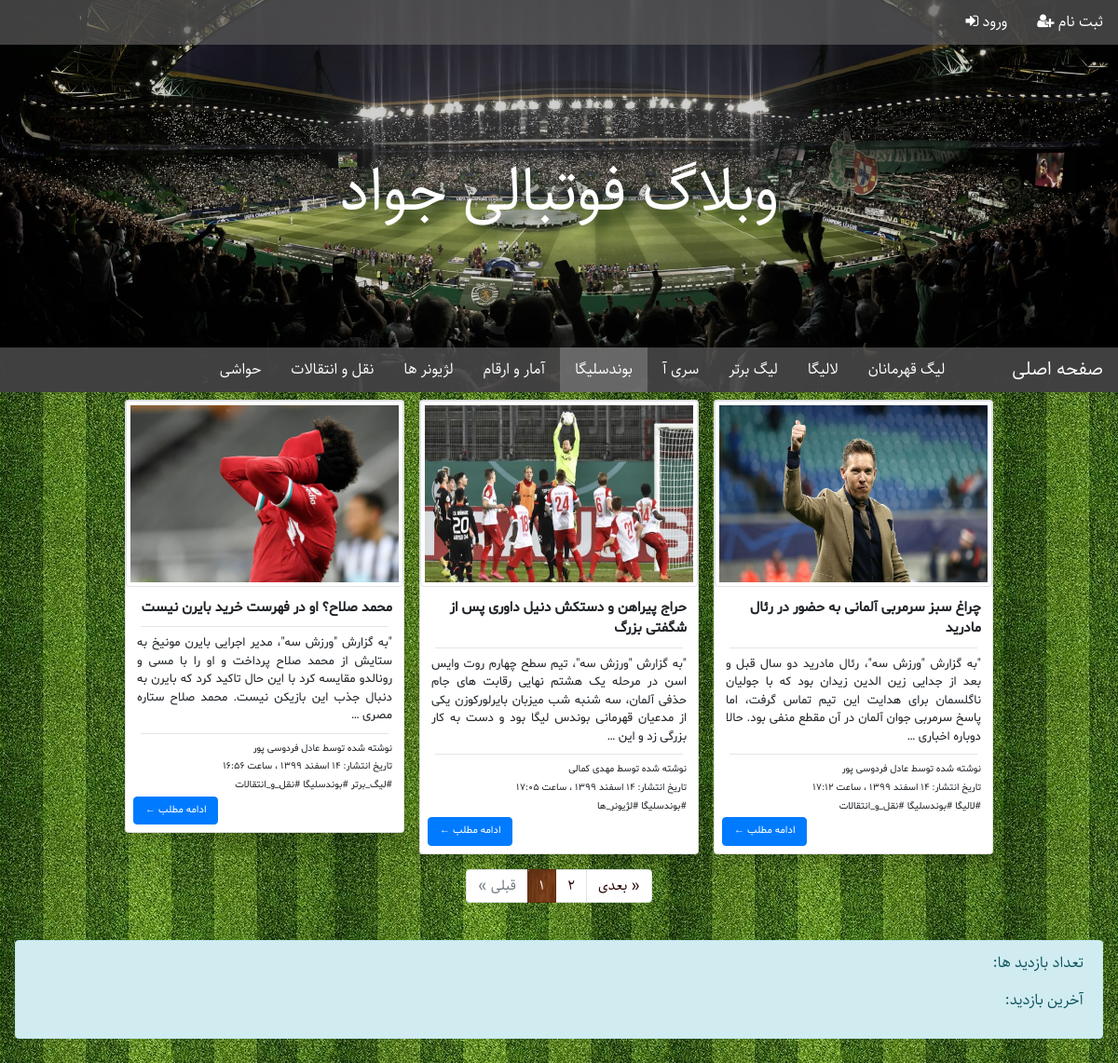
/football/category/Bundesliga, run on the app's committed database.
### football/models.py (models this page shows, shortened)
class Category(models.Model):
    name = models.CharField(max_length=100, unique=True, verbose_name='عنوان')
    slug = models.SlugField(max_length=100, unique=True, verbose_name='آدرس دسته بندی')
    position = models.IntegerField(verbose_name='جایگاه')
    class Meta:
        verbose_name = 'دسته بندی'
        verbose_name_plural = 'دسته بندی ها'
        ordering = ['position']

class Article(models.Model):
    STATUS_CHOICES = (
        ('D', 'پیش نویس'),
        ('P', 'منتشر شده')
    )
    title = models.CharField(max_length=100, verbose_name='عنوان')
    author = models.ForeignKey(UserProfile, on_delete=models.SET_NULL, null=True,
        related_name='articles', verbose_name='نویسنده')
    content = models.TextField(verbose_name='محتوا')
    thumbnail = models.ImageField(upload_to='images', verbose_name='تصویر')
    slug = models.SlugField(max_length=100, unique=True, verbose_name='آدرس مقاله')
    categories = models.ManyToManyField(Category, related_name='articles',
        verbose_name='دسته بندی ها')
    publish = models.DateTimeField(default=timezone.now, verbose_name='زمان انتشار')
    created = models.DateTimeField(auto_now_add=True)
    updated = models.DateTimeField(auto_now=True)
    status = models.CharField(max_length=1, choices=STATUS_CHOICES, verbose_name='وضعیت')
    class Meta:
        verbose_name = 'مقاله'
        verbose_name_plural = 'مقالات'
    def jpublish(self):
        return datetime_to_jalali_str(self.publish)
    jpublish.short_description = 'زمان انتشار'
    objects = ArticleManager()

class UserProfile(models.Model):
    user = models.OneToOneField(User, on_delete=models.CASCADE, related_name='profile')
    picture = models.ImageField(upload_to='profile_images', verbose_name='تصویر')
    birthday = models.DateField(verbose_name='تاریخ تولد')
    class Meta:
        verbose_name = 'نویسنده'
        verbose_name_plural = 'نویسندگان'
    def __str__(self):
        return '{} {}'.format(self.user.first_name, self.user.last_name)

### football/views.py (the view)
# urls.py: path('category/<slug:slug>', views.category, name='category'),
def category(request, slug):
    category_obj = get_object_or_404(Category, slug=slug)
    article_list = category_obj.articles.published()
    paginator = Paginator(article_list, 3)
    page_number = request.GET.get('page', 1)
    articles = paginator.get_page(page_number)
    context = {
        'articles': articles,
        'active': slug
    }
    return render(request, 'football/home.html', context)

### extensions/jalali.py (called while the page is built)
    def persian_tuple(self):
        return self.persian_year, self.persian_month, self.persian_day

### extensions/utils.py (called while the page is built)
def numbers_to_persian(string):
    en_to_fa = {
        '0': '۰',
        '1': '۱',
        '2': '۲',
        '3': '۳',
        '4': '۴',
        '5': '۵',
        '6': '۶',
        '7': '۷',
        '8': '۸',
        '9': '۹',
    }
    for en, fa in en_to_fa.items():
        string = string.replace(en, fa)
    return string

def datetime_to_jalali_str(time):
    jalali_month = (
        'فروردین',
        'اردیبهشت',
        'خرداد',
        'تیر',
        'مرداد',
        'شهریور',
        'مهر',
        'آبان',
        'آذر',
        'دی',
        'بهمن',
        'اسفند'
    )
    time = timezone.localtime(time)
    year, month, day = jalali.Gregorian(time.year, time.month, time.day).persian_tuple()
    jalali_to_str = '{} {} {} ، ساعت {:02d}:{:02d}'.format(
        day,
        jalali_month[month-1],
        year,
        time.hour,
        time.minute
    )
    return numbers_to_persian(jalali_to_str)

### football/models.py (called while the page is built)
    def published(self):
        return self.filter(status='P')

### football/templatetags/base_filters.py (called while the page is built)
@register.filter
@stringfilter
def to_persian(mystr):
    return numbers_to_persian(mystr)

@register.filter
@stringfilter
def underscored(mystr):
    return mystr.replace(' ', '_')

### football/templatetags/base_tags.py (called while the page is built)
@register.simple_tag
def title():
    return 'وبلاگ فوتبالی جواد'

@register.inclusion_tag('football/category_navbar.html')
def category_navbar(active):
    return {
        'active': active,
        'categories': Category.objects.all()
    }

@register.inclusion_tag('football/top_navbar.html')
def top_navbar(user):
    return {
        'user': user,
    }

@register.inclusion_tag('football/article_card.html')
def article_card(article):
    return {
        'article': article,
    }

@register.inclusion_tag('football/article_pagination.html')
def article_pagination(page_obj):
    return {
        'articles': page_obj,
    }

### templates/football/home.html (shortened to what this page needs)
{% extends 'football/base_articles.html' %}
{% load static %}
{% load base_filters %}
{% load base_tags %}
{% block head %}
	<link rel='stylesheet' href='{% static "football/css/article_card.css" %}'>
	<link rel='stylesheet' href='{% static "football/css/article_pagination.css" %}'>
{% endblock %}
{% block content %}
	<div class='w-100 d-flex flex-row-reverse flex-wrap justify-content-center align-items-start'>
	{% for article in articles %}
		{% article_card article %}
	{% endfor %}
	</div>
	{% if articles.has_other_pages %}
		{% article_pagination articles %}
	{% endif %}
	<div class='alert alert-info text-right m-3'>
		<p>تعداد بازدید ها: {{request.COOKIES.visits}}</p>
		<p>آخرین بازدید: {{request.COOKIES.last_visit}}</p>
	</div>
{% endblock %}

### templates/football/category_navbar.html (shortened to what this page needs)
<nav class='navbar navbar-expand-lg navbar-dark categories p-0'>
    {% if active == "home" %}
    <a class="navbar-brand py-2 px-3 text-white m-0" style='background-color: #727272cb;' href='{% url "football:home" %}'> صفحه اصلی </a>
    {% else %}
    <a class="navbar-brand py-2 px-3 text-white m-0" href='{% url "football:home" %}'> صفحه اصلی </a>
    {% endif %}
    <div class="collapse navbar-collapse m-0" id="collapsibleNavbar">
        <ul class='navbar-nav m-0'>
        {% for category in categories %}
            {% if active == category.slug %}
            <li class='nav-item py-1 px-2 text-center' style='background-color: #727272cb;'>
                <a class="nav-link text-white" href='{% url "football:category" category.slug %}'> {{category.name}} </a>
            </li>
            {% else %}
            <li class='nav-item py-1 px-2 text-center'>
                <a class="nav-link text-white" href='{% url "football:category" category.slug %}'> {{category.name}} </a>
            </li>
            {% endif %}
        {% endfor %}
        </ul>
    </div>
</nav>

### templates/football/article_card.html
{% load base_filters %}
<article class='card m-2 shadow article'>
    <img src='{{article.thumbnail.url}}' class='img-thumbnail card-img-top article-img'>
    <div class='p-2'>
        <p class='font-weight-bold text-right m-1 title'>{{article.title}}</p>
        <hr class='m-2'>
        <p class='text-justify m-1'>{{article.content|truncatewords:40}}</p>
        <hr class='m-2'>
        <p class='small text-right m-1'>نوشته شده توسط {{article.author}}</p>
        <p class='small text-right m-1'>تاریخ انتشار: {{article.jpublish}}</p>
        <p class='small text-right m-1'>
            {% for category in article.categories.all %}
            <span>#{{category.name|underscored}}</span>
            {% endfor %}
        </p>
        <a href='{% url "football:article" article.slug %}' class="btn btn-primary continue" role="button">ادامه مطلب &larr;</a>
    </div>
</article>

### static/football/css/base_articles.css (style rules this page uses)
body { direction: rtl; }
.categories, .top-nav { font-family: Sahel; background-color: #575656c0; }

### static/football/css/article_card.css (style rules this page uses)
article { font-family: Shabnam; font-size: 13px; width: 300px; }
.title { font-size: 15px; }
.article-img { height: 200px; }
.continue { font-size: 11px; }

### data on the page
Category: name "لیگ قهرمانان"
Category: name "لالیگا", name|underscored "لالیگا"
Category: name "لیگ برتر", name|underscored "لیگ_برتر"
Category: name "سری آ"
Category: name "بوندسلیگا", name|underscored "بوندسلیگا"
Category: name "آمار و ارقام"
Category: name "لژیونر ها", name|underscored "لژیونر_ها"
Category: name "نقل و انتقالات", name|underscored "نقل_و_انتقالات"
Category: name "حواشی"
Article: thumbnail (picture), title "محمد صلاح؟ او در فهرست خرید بایرن نیست", content "\"به گزارش \"ورزش سه\"، مدیر اجرایی بایرن مونیخ به ستایش از محمد صلاح پرداخت و او را با مسی و رونالدو مقایسه کرد با این حال تاکید کرد که بایرن به دنبال جذب این بازیکن نیست. محمد صلاح ستاره مصری …", author "عادل فردوسی پور", jpublish "۱۴ اسفند ۱۳۹۹ ، ساعت ۱۶:۵۶"
Article: thumbnail (picture), title "حراج پیراهن و دستکش دنیل داوری پس از شگفتی بزرگ", content "\"به گزارش \"ورزش سه\"، تیم سطح چهارم روت وایس اسن در مرحله یک هشتم نهایی رقابت های جام حذفی آلمان، سه شنبه شب میزبان بایرلورکوزن یکی از مدعیان قهرمانی بوندس لیگا بود و دست به کار بزرگی زد و این …", author "مهدی کمالی", jpublish "۱۴ اسفند ۱۳۹۹ ، ساعت ۱۷:۰۵"
Article: thumbnail (picture), title "چراغ سبز سرمربی آلمانی به حضور در رئال مادرید", content "\"به گزارش \"ورزش سه\"، رئال مادرید دو سال قبل و بعد از جدایی زین الدین زیدان بود که با جولیان ناگلسمان برای هدایت این تیم تماس گرفت، اما پاسخ سرمربی جوان آلمان در آن مقطع منفی بود. حالا دوباره اخباری …", author "عادل فردوسی پور", jpublish "۱۴ اسفند ۱۳۹۹ ، ساعت ۱۷:۱۲"

### other printed values
{{ i|to_persian }} "۱"
{{ i|to_persian }} "۲"
